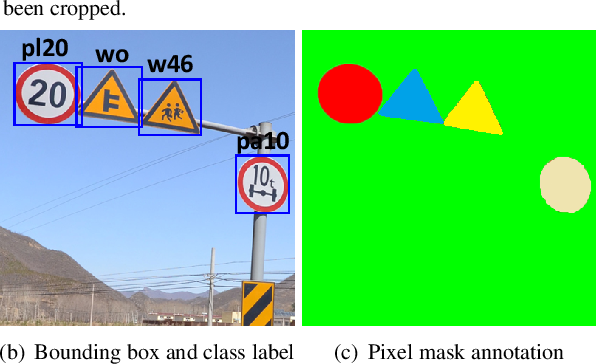
#> input picture HeThongMultimedia/OpenCVTut/2-Figure1-1.png, 596 x 364 px
$ python main.py
#> lines starting #> are read from the running program, lines starting #| are printed output that depends on the picture
import cv2

img = '2-Figure1-1.png'

print("TDLAM DEMO PYTHON OPENCV")

##read

image = cv2.imread(img)
#> image is the input picture: shape (364, 596, 3); mean B, G, R 133.5, 211.7, 114.9
print(image.shape)
#| (364, 596, 3)
## BGR
# cv2.imshow('a', image)
# cv2.waitKey(0)
# cv2.destroyAllWindows()

img2 = cv2.cvtColor(image, cv2.COLOR_BGR2GRAY)
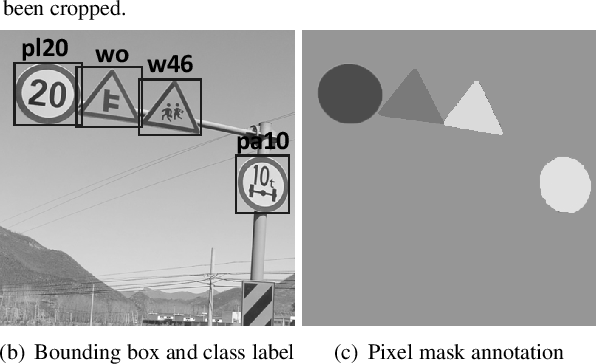
#> img2: shape (364, 596); min 0, max 255, mean 173.9

img2 = cv2.resize(img2, (0, 0), fx=2.25, fy=2.25)
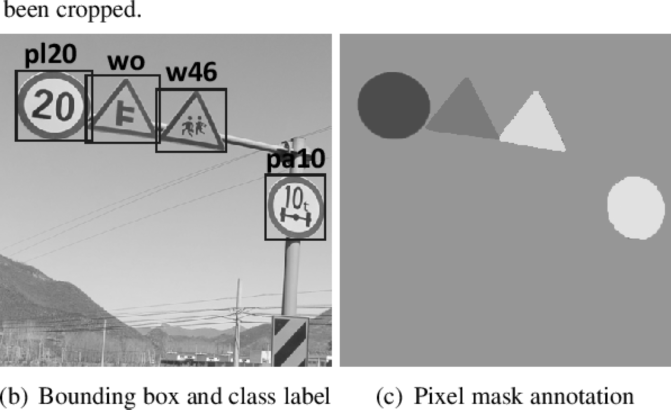
#> img2: shape (819, 1341) (shown at 1/2 size); min 0, max 255, mean 173.9

cv2.imshow('a', img2)
cv2.waitKey(0)
cv2.destroyAllWindows()

##write
cv2.imwrite('gray.png', img2)

#> (the run stopped early here; a loop or call above may not have finished)
